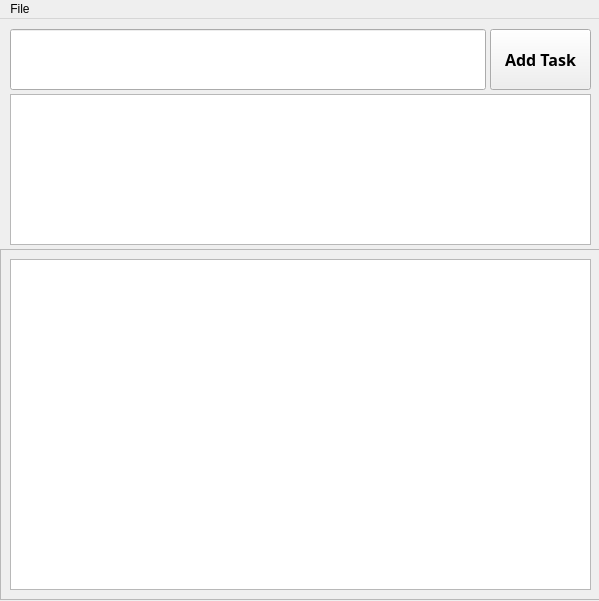
<?xml version="1.0" encoding="UTF-8"?>
<ui version="4.0">
 <class>MainWindow</class>
 <widget class="QMainWindow" name="MainWindow">
  <property name="geometry">
   <rect>
    <x>0</x>
    <y>0</y>
    <width>599</width>
    <height>601</height>
   </rect>
  </property>
  <property name="windowTitle">
   <string>To-Do LIst</string>
  </property>
  <property name="styleSheet">
   <string notr="true">QWidget#centralwidget {
	background-color: #1F2A2F;
}

QScrollArea &gt; QWidget &gt; QWidget {
	background-color: #1F2A2F;
	border: none;
}

QScrollArea {
	border: none;
	margin: 0px;
	padding: 0px;
	background-color: #1F2A2F;
}

QScrollArea:vertical {
	border: none;
	background: #2E3F3A;
	width: 10px;
	margin: 0px 0px 0px 0px;
}

QScrollArea::handle:vertical {
	background: #A8D5BA;
	min-hieght: 20px;
	border-radius: 5px;
}

QScrollArea::add-line:vertical {
	border: none;
	background: #2E3F3A;
	height: 0px;
	subcontrol-position: bottom;
	subcontrol-origin: margin;
}

QScrollArea::sub-line:vertical {
	border: none;
	background: #2E3F3A;
	height: 0px;
	subcontrol-position: top;
	subcontrol-origin: margin;
}

QScrollArea::add-page:vertical, QScrollArea::sub-page:vertical {
	background: 2E3F3A;
}

QLineEdit, QTextEdit {
	background-color: #3F514B;
	color: #A8D5BA;
	border: none;
	border-radius: 12px;
	padding: 6px;
	font-size: 18px;
}

QPushButton {
	background-color: #4A7C59;
	color: white;
	border: none;
	border-radius: 12px;
	padding: 6px 12px;
}

QPushButton:hover {
	background-color: #5A9F73;
}

QListWidget {
	border: none;
	border-radius: 12px;
	background-color: #2E3F3A;
	color: #A8D5BA;
	padding: 6px;
}

QMenuBar {
    background-color: #1F2A2F;
    color: white;
}

QMenuBar::item {
    background-color: transparent;
    color: white;
}

QMenuBar::item:selected {
    background-color: #3F514B;
}

QMenu {
    background-color: #2E3F3A;
    color: white;
}

QMenu::item:selected {
    background-color: #3F514B;
}
</string>
  </property>
  <widget class="QWidget" name="centralwidget">
   <widget class="QLineEdit" name="title_lineEdit">
    <property name="geometry">
     <rect>
      <x>10</x>
      <y>10</y>
      <width>476</width>
      <height>61</height>
     </rect>
    </property>
    <property name="font">
     <font>
      <family>Segoe UI Variable Text Semibold</family>
      <pointsize>-1</pointsize>
      <weight>75</weight>
      <bold>true</bold>
     </font>
    </property>
   </widget>
   <widget class="QTextEdit" name="desc_textEdit">
    <property name="geometry">
     <rect>
      <x>10</x>
      <y>75</y>
      <width>581</width>
      <height>151</height>
     </rect>
    </property>
    <property name="font">
     <font>
      <family>Segoe UI Variable Text Semibold</family>
      <pointsize>-1</pointsize>
      <weight>75</weight>
      <bold>true</bold>
     </font>
    </property>
    <property name="html">
     <string>&lt;!DOCTYPE HTML PUBLIC &quot;-//W3C//DTD HTML 4.0//EN&quot; &quot;http://www.w3.org/TR/REC-html40/strict.dtd&quot;&gt;
&lt;html&gt;&lt;head&gt;&lt;meta name=&quot;qrichtext&quot; content=&quot;1&quot; /&gt;&lt;style type=&quot;text/css&quot;&gt;
p, li { white-space: pre-wrap; }
&lt;/style&gt;&lt;/head&gt;&lt;body style=&quot; font-family:'Segoe UI Variable Text Semibold'; font-size:18px; font-weight:600; font-style:normal;&quot;&gt;
&lt;p style=&quot;-qt-paragraph-type:empty; margin-top:0px; margin-bottom:0px; margin-left:0px; margin-right:0px; -qt-block-indent:0; text-indent:0px; font-family:'MS Shell Dlg 2'; font-size:8.25pt; font-weight:400;&quot;&gt;&lt;br /&gt;&lt;/p&gt;&lt;/body&gt;&lt;/html&gt;</string>
    </property>
   </widget>
   <widget class="QScrollArea" name="scrollArea">
    <property name="geometry">
     <rect>
      <x>0</x>
      <y>230</y>
      <width>601</width>
      <height>351</height>
     </rect>
    </property>
    <property name="minimumSize">
     <size>
      <width>491</width>
      <height>271</height>
     </size>
    </property>
    <property name="widgetResizable">
     <bool>true</bool>
    </property>
    <widget class="QWidget" name="scrollAreaWidgetContents">
     <property name="geometry">
      <rect>
       <x>0</x>
       <y>0</y>
       <width>601</width>
       <height>351</height>
      </rect>
     </property>
     <layout class="QVBoxLayout" name="verticalLayout">
      <item>
       <widget class="QListWidget" name="listWidget">
        <property name="font">
         <font>
          <family>Segoe UI Variable Text Semibold</family>
          <pointsize>12</pointsize>
          <weight>75</weight>
          <bold>true</bold>
         </font>
        </property>
       </widget>
      </item>
     </layout>
    </widget>
   </widget>
   <widget class="QPushButton" name="add_task_button">
    <property name="geometry">
     <rect>
      <x>490</x>
      <y>10</y>
      <width>101</width>
      <height>61</height>
     </rect>
    </property>
    <property name="font">
     <font>
      <family>Segoe UI Variable Text Semibold</family>
      <pointsize>12</pointsize>
      <weight>75</weight>
      <bold>true</bold>
     </font>
    </property>
    <property name="text">
     <string>Add Task</string>
    </property>
   </widget>
  </widget>
  <widget class="QMenuBar" name="menuBar">
   <property name="geometry">
    <rect>
     <x>0</x>
     <y>0</y>
     <width>599</width>
     <height>21</height>
    </rect>
   </property>
   <widget class="QMenu" name="menuFile">
    <property name="title">
     <string>File</string>
    </property>
    <addaction name="actionSave"/>
    <addaction name="actionOpen"/>
   </widget>
   <addaction name="menuFile"/>
  </widget>
  <action name="actionSave">
   <property name="text">
    <string>Save</string>
   </property>
  </action>
  <action name="actionOpen">
   <property name="text">
    <string>Open</string>
   </property>
  </action>
 </widget>
 <resources/>
 <connections/>
</ui>
